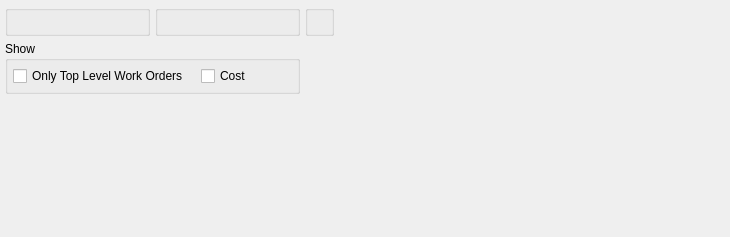
<?xml version="1.0" encoding="UTF-8"?>
<ui version="4.0">
 <comment>This file is part of the xTuple ERP: PostBooks Edition, a free and
open source Enterprise Resource Planning software suite,
Copyright (c) 1999-2019 by OpenMFG LLC, d/b/a xTuple.
It is licensed to you under the Common Public Attribution License
version 1.0, the full text of which (including xTuple-specific Exhibits)
is available at www.xtuple.com/CPAL.  By using this software, you agree
to be bound by its terms.</comment>
 <class>dspWoHistoryByClassCode</class>
 <widget class="QWidget" name="dspWoHistoryByClassCode">
  <property name="geometry">
   <rect>
    <x>0</x>
    <y>0</y>
    <width>730</width>
    <height>237</height>
   </rect>
  </property>
  <property name="windowTitle">
   <string>Work Order History by Class Code</string>
  </property>
  <layout class="QHBoxLayout" name="horizontalLayout_2">
   <item>
    <layout class="QGridLayout" name="gridLayout_3">
     <item row="0" column="0">
      <widget class="ParameterGroup" name="_classCode">
       <property name="title">
        <string/>
       </property>
       <property name="fixedSize">
        <bool>false</bool>
       </property>
      </widget>
     </item>
     <item row="0" column="1">
      <widget class="WarehouseGroup" name="_warehouse">
       <property name="title">
        <string/>
       </property>
       <property name="fixedSize">
        <bool>false</bool>
       </property>
      </widget>
     </item>
     <item row="1" column="0" colspan="2">
      <widget class="QGroupBox" name="_showGroup">
       <property name="title">
        <string>Show</string>
       </property>
       <layout class="QGridLayout" name="gridLayout_2">
        <item row="0" column="0">
         <layout class="QHBoxLayout" name="horizontalLayout">
          <property name="spacing">
           <number>12</number>
          </property>
          <item>
           <widget class="XCheckBox" name="_topLevel">
            <property name="text">
             <string>Only Top Level Work Orders</string>
            </property>
           </widget>
          </item>
          <item>
           <widget class="XCheckBox" name="_showCost">
            <property name="text">
             <string>Cost</string>
            </property>
           </widget>
          </item>
          <item>
           <spacer name="horizontalSpacer">
            <property name="orientation">
             <enum>Qt::Horizontal</enum>
            </property>
            <property name="sizeHint" stdset="0">
             <size>
              <width>40</width>
              <height>20</height>
             </size>
            </property>
           </spacer>
          </item>
         </layout>
        </item>
       </layout>
      </widget>
     </item>
     <item row="2" column="0" colspan="2">
      <spacer name="verticalSpacer">
       <property name="orientation">
        <enum>Qt::Vertical</enum>
       </property>
       <property name="sizeHint" stdset="0">
        <size>
         <width>20</width>
         <height>0</height>
        </size>
       </property>
      </spacer>
     </item>
     <item row="0" column="2">
      <widget class="QGroupBox" name="_dateGroup">
       <property name="title">
        <string/>
       </property>
       <layout class="QGridLayout" name="gridLayout_4">
        <item row="0" column="0">
         <widget class="DateCluster" name="_dates"/>
        </item>
       </layout>
      </widget>
     </item>
    </layout>
   </item>
   <item>
    <spacer>
     <property name="orientation">
      <enum>Qt::Horizontal</enum>
     </property>
     <property name="sizeType">
      <enum>QSizePolicy::Expanding</enum>
     </property>
     <property name="sizeHint" stdset="0">
      <size>
       <width>0</width>
       <height>17</height>
      </size>
     </property>
    </spacer>
   </item>
  </layout>
 </widget>
 <layoutdefault spacing="5" margin="5"/>
 <customwidgets>
  <customwidget>
   <class>DateCluster</class>
   <extends>QWidget</extends>
   <header>datecluster.h</header>
   <container>1</container>
  </customwidget>
  <customwidget>
   <class>ParameterGroup</class>
   <extends>QGroupBox</extends>
   <header>parametergroup.h</header>
   <container>1</container>
  </customwidget>
  <customwidget>
   <class>WarehouseGroup</class>
   <extends>QGroupBox</extends>
   <header>warehousegroup.h</header>
   <container>1</container>
  </customwidget>
  <customwidget>
   <class>XCheckBox</class>
   <extends>QCheckBox</extends>
   <header>xcheckbox.h</header>
  </customwidget>
 </customwidgets>
 <tabstops>
  <tabstop>_classCode</tabstop>
  <tabstop>_warehouse</tabstop>
  <tabstop>_topLevel</tabstop>
  <tabstop>_showCost</tabstop>
 </tabstops>
 <resources/>
 <connections/>
</ui>
